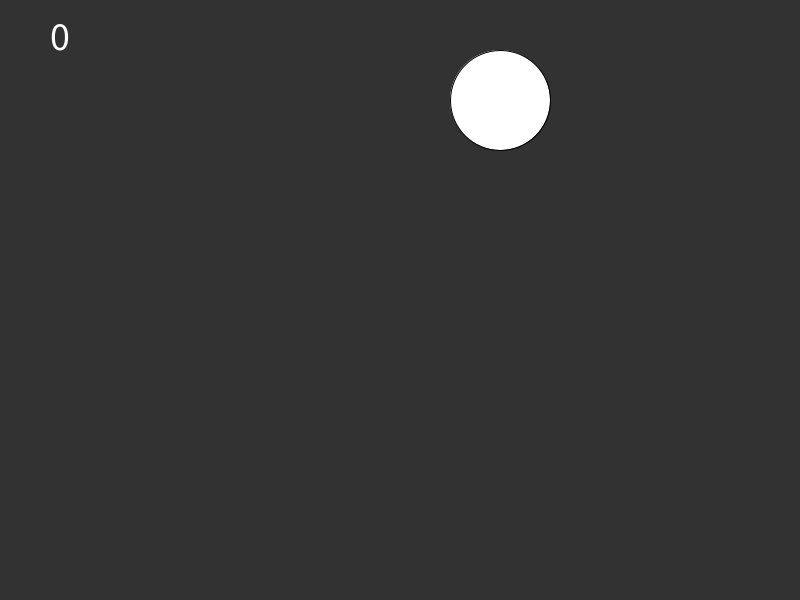
Frame 1 (no input)
Frame 60 (the mouse pressed at the canvas centre just before this capture): identical to frame 1, image omitted
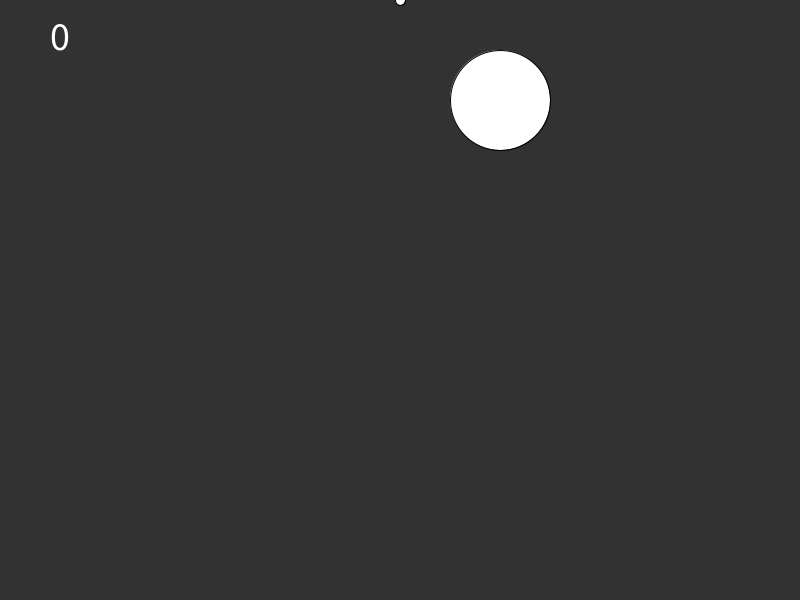
Frame 120 (the mouse held since frame 60 and released just before this capture)

The Processing sketch that drew these frames (run headless with seeded random() and noise(); from frame 60 on, the mouse is pressed at the canvas centre):

// Processing sketch: vocab_jesse_pdf
// ── vocab_jesse_pdf.pde
ArrayList<PVector> positions = new ArrayList<PVector>();
PVector target = new PVector(500, 100);
int score = 0;

void setup() {
  size(800, 600);
}

void draw() {
  background(50);

  for (int i = positions.size() - 1; i >= 0; i--) {
    positions.get(i).y -= 5;
    circle(positions.get(i).x, positions.get(i).y, 10);

    if (dist(positions.get(i).x, positions.get(i).y, target.x, target.y) < 50) {
      score++;
      positions.remove(i);
      continue;
    }

    if (positions.get(i).y < 0) {
      positions.remove(i);
    }
  }

  circle(target.x, target.y, 100);
  textSize(40);
  fill(255);
  text(score, 50, 50);
}

void mousePressed() {
  positions.add(new PVector(mouseX, mouseY));
}
  
